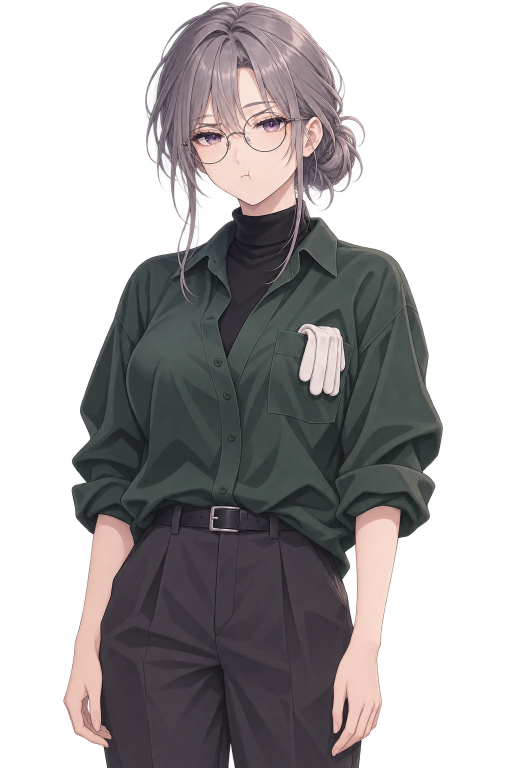
#> input picture game/xichuan/art/candidates/batch2/sprite-jibai-angry-1.png, 1024 x 1536 px, given in place of normal.webp, which was not available (shown at 1/2 size)
$ python compose_faces.py
#> lines starting #> are read from the running program, lines starting #| are printed output that depends on the picture; after the words box and inside, x2 and y2 are one past the last pixel; in counts of white or black regions, pixels touching at a corner belong together
from pathlib import Path
from PIL import Image,ImageDraw,ImageFilter,ImageChops
import json,hashlib,shutil
repo=Path(__file__).resolve().parents[5];art=repo/'game/xichuan/art';dest=art/'candidates/batch2';raw=dest/'raw-generated';raw.mkdir(exist_ok=True);maskdir=dest/'face-masks';maskdir.mkdir(exist_ok=True)
polys={
'zhiyao':[[(390,238),(407,217),(446,207),(469,231),(477,265),(459,289),(409,297),(391,274)],[(495,208),(531,187),(572,188),(599,211),(603,239),(589,269),(551,281),(512,268)],[(409,291),(455,283),(471,312),(451,330),(413,319)],[(549,282),(583,277),(594,302),(568,322),(545,310)],[(451,311),(518,304),(552,327),(547,360),(516,379),(469,363)]],
'shencheng':[[(417,242),(442,231),(482,233),(506,250),(500,280),(472,296),(429,291)],[(552,222),(577,206),(614,203),(636,220),(635,249),(610,278),(573,286),(553,263)],[(427,291),(474,283),(490,311),(467,331),(431,320)],[(576,281),(617,270),(626,302),(592,322)],[(487,319),(542,314),(576,335),(569,370),(533,389),(493,366)]],
'jibai':[[(382,244),(410,227),(454,227),(482,249),(480,283),(455,310),(409,316),(383,286)],[(503,220),(532,201),(575,201),(601,219),(605,250),(581,280),(541,291),(510,270)],[(397,309),(442,301),(460,330),(433,349),(402,335)],[(550,289),(586,280),(600,309),(572,332)],[(454,333),(511,323),(551,344),(545,380),(509,401),(467,378)]]}
records=[]
for c,shapes in polys.items():
 ref=Image.open(art/'sprites'/c/'normal.webp').convert('RGBA');support=Image.new('L',ref.size);d=ImageDraw.Draw(support)
#> further down, ref is the input picture: PIL image 1024x1536 RGBA; mean R, G, B, A 83.4, 76.7, 76.8, 128.1
#> after `support = Image.new('L', ref.size)`: support: PIL image 1024x1536 L; every value is 0
 for pts in shapes:d.polygon(pts,fill=255)
 # Feather inward; the hard support ensures no changes outside the documented facial feature regions.
 inset=support.filter(ImageFilter.MinFilter(9));mask=ImageChops.multiply(inset.filter(ImageFilter.GaussianBlur(3)),support);mask.save(maskdir/(c+'.png'))
#> after `inset = support.filter(ImageFilter.MinFilter(9))`:
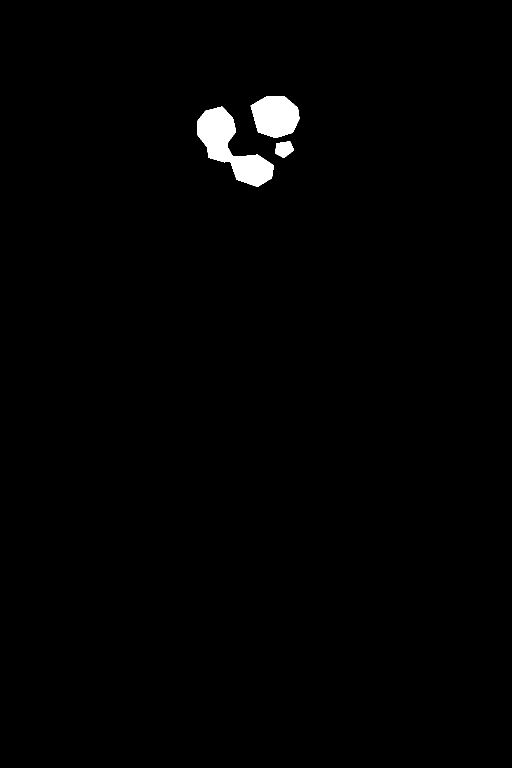
#> inset: PIL image 1024x1536 L (shown at 1/2 size); 1.1% white; 3 white regions, box (x1, y1, x2, y2) and area: (394, 213, 548, 374) 10140, (501, 192, 599, 276) 6225, (550, 283, 588, 316) 881
 for p in sorted(dest.glob(f'sprite-{c}-*.png')):
  original=raw/p.name
  if not original.exists():shutil.copyfile(p,original)
  generated=Image.open(original).convert('RGBA');assert generated.size==ref.size
  result=Image.composite(generated.convert('RGB'),ref.convert('RGB'),mask).convert('RGBA');result.putalpha(ref.getchannel('A'))
  diff=ImageChops.difference(ref,result).convert('RGB');outside=Image.composite(diff,Image.new('RGB',ref.size),ImageChops.invert(support))
  assert outside.getbbox() is None
  assert ImageChops.difference(ref.getchannel('A'),result.getchannel('A')).getbbox() is None
  result.save(p)
  records.append({'file':p.name,'reference':f'game/xichuan/art/sprites/{c}/normal.webp','mask':f'face-masks/{c}.png','method':'generated facial expression composited locally onto adopted sprite; inward feather; original alpha restored','outsideFaceMaskIdentical':True,'alphaIdentical':True,'canvasIdentical':True,'referenceSHA256':hashlib.sha256((art/'sprites'/c/'normal.webp').read_bytes()).hexdigest(),'rawGeneratedSHA256':hashlib.sha256(original.read_bytes()).hexdigest(),'finalSHA256':hashlib.sha256(p.read_bytes()).hexdigest()})
#> pass 2 of the loop `for c,shapes in polys.items():`:
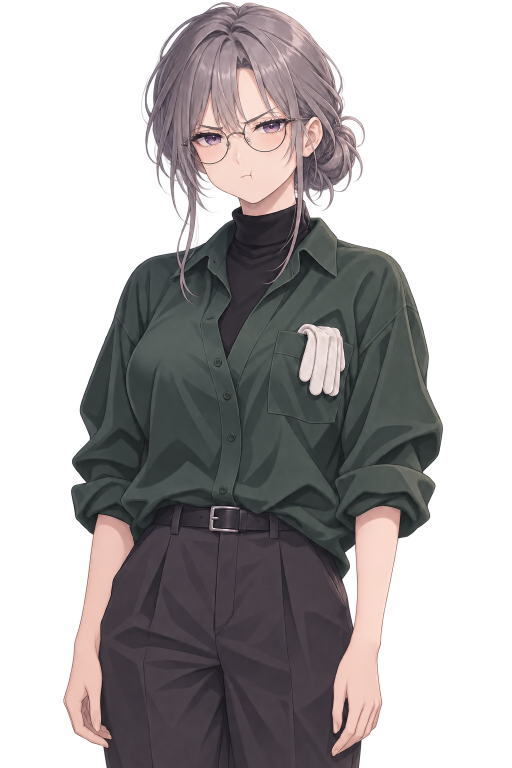
#> input picture game/xichuan/art/candidates/batch2/sprite-jibai-angry-2.png, 1024 x 1536 px, given in place of normal.webp, which was not available (shown at 1/2 size)
#> ref is the input picture: PIL image 1024x1536 RGBA; mean R, G, B, A 70.8, 64.9, 65.2, 128.9
#> `inset = support.filter(ImageFilter.MinFilter(9))`:
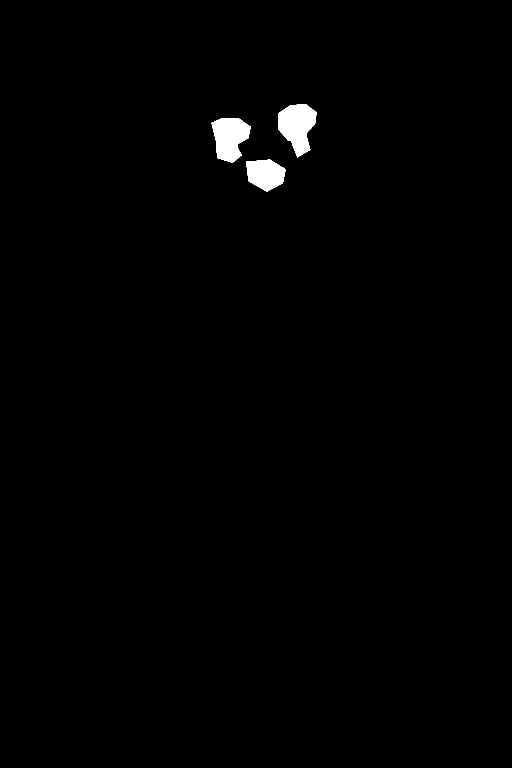
#> inset: PIL image 1024x1536 L (shown at 1/2 size); 0.88% white; 3 white regions, box (x1, y1, x2, y2) and area: (556, 208, 633, 315) 5287, (423, 236, 502, 326) 4807, (492, 319, 571, 383) 3682
(dest/'face-compositing.json').write_text(json.dumps({'userAuthorized':True,'records':records},ensure_ascii=False,indent=2))
print('Composited',len(records),'sprites; outside-face and alpha exact equality passed')
